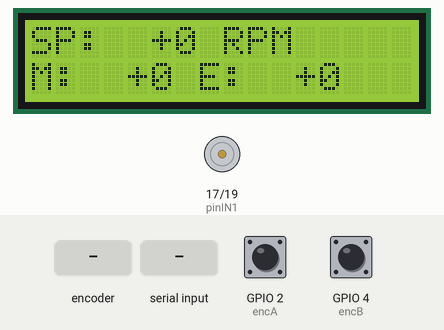
A sketch run on a simulated ESP32. Parts: 16×2 character LCD, motor-driver pin pairs drawn as motors (green arrow = first pin HIGH = forward, orange = second pin HIGH = backward, longer = more drive, scaled by the enable pin). The test bench sets the inputs (shaded band); at power-on: GPIO 2 (encA) HIGH, GPIO 4 (encB) HIGH. What the sketch prints to the serial monitor is not drawn.

Above: at 1.2 s.
1.3 s: rotary encoder on GPIO 2 (encA) / GPIO 4 (encB) turned 2 steps (second pin leading)
At 1.89 s:
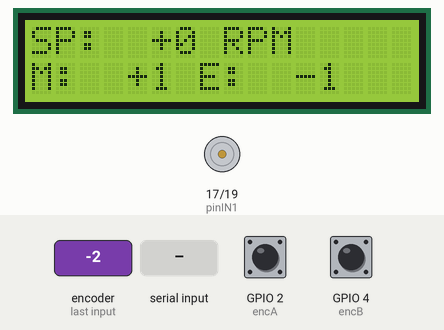
3.5 s: "s90\n" received over Serial
At 3.97 s:
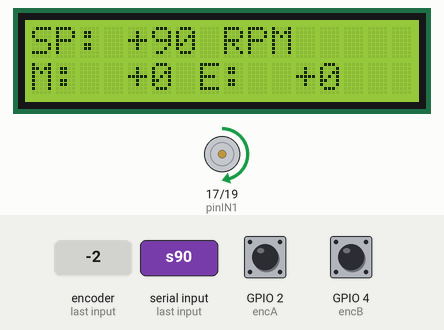
5.3 s: "x90\n" received over Serial
At 6.4 s:
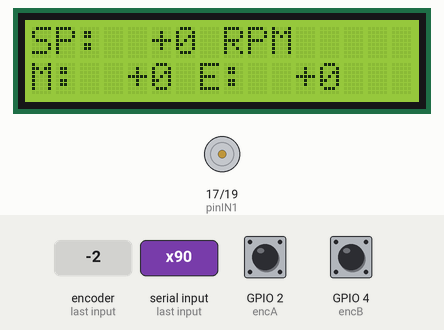
7.0 s: "S90\n" received over Serial
At 8.47 s:
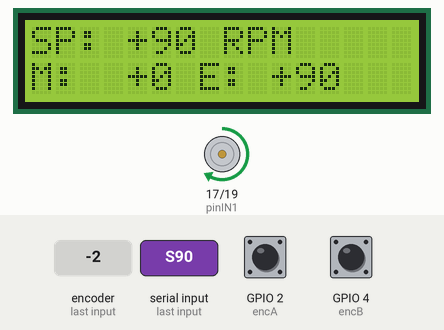
10.0 s: "s,45\n" received over Serial
Timing chart, 0 to 12.5 s (numbered marks = the images above; inputs shaded):
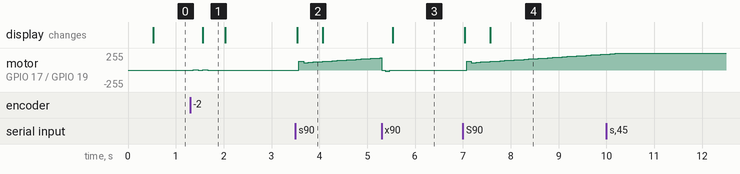

Measured:
- after the input at 1.3 s, motor on GPIO 17 (pinIN1) / GPIO 19 (pinIN2): stopped → forward 1/255 after 0.07 s, → backward 1/255 0.10 s later, → forward 1/255 0.10 s later, → backward 1/255 0.10 s later, … (5 changes in this stretch); the display: changes after 0.27 s (image 1)
- after the input at 3.5 s, motor on GPIO 17 (pinIN1) / GPIO 19 (pinIN2): stopped → forward 129/255 after 0.07 s, → forward 112/255 0.10 s later, → forward 117/255 0.10 s later, → forward 121/255 0.10 s later, … (18 changes in this stretch); the display: changes at once (image 2)
- after the input at 5.3 s, the display: changes after 0.24 s (image 3)
- after the input at 7.0 s, motor on GPIO 17 (pinIN1) / GPIO 19 (pinIN2): stopped → forward 129/255 after 0.08 s, → forward 112/255 0.10 s later, → forward 117/255 0.10 s later, → forward 121/255 0.10 s later, … (30 changes in this stretch); the display: first changes at once (image 4 shows a later state)
- what the display in image 2 shows lasts 0.6 s, from 3.5 s to 4.1 s

The sketch:

challenge_1.ino
```cpp
  /* Updated for ENA, IN1, IN2 wiring - IN2 moved to GPIO18 // cambiado porque 22 está ocupado */
  #include <Arduino.h>

  #include <Wire.h>
  #include <LiquidCrystal_I2C.h>

  // -------------------- CONFIGURACIÓN DE PINES --------------------
  const int pinENA = 18; // PWM -> ENA
  const int pinIN1 = 17; // Dirección 1 -> IN1
  const int pinIN2 = 19; //  Dirección 2 -> IN2

  const int encA = 2;
  const int encB = 4;

  // -------------------- PARÁMETROS DEL ENCODER --------------------
  const unsigned int encoderPPR = 600;

  // -------------------- PID --------------------
  float Kp = 0.9;
  float Ki = 0.4;
  float Kd = 0.02;

  const unsigned long sampleTimeMs = 100;

  // -------------------- LÍMITES DE SETPOINT --------------------
  const int RPM_MAX = 150;
  const int RPM_MIN = -150;

  // -------------------- VARIABLES GLOBALES --------------------
  volatile long encCount = 0;
  float setpointRPM = 0.0;
  float measuredRPM = 0.0;
  float errorRPM = 0.0;
  float integralTerm = 0.0;
  float lastError = 0.0;
  unsigned long lastSampleTime = 0;

  bool waitingForSetpoint = false;
  LiquidCrystal_I2C lcd(0x27, 16, 2);
  String inputBuffer = "";

  void IRAM_ATTR onEncoderA() {
    int b = digitalRead(encB);
    if (b == HIGH) encCount++;
    else encCount--;
  }

  void setupHardware() {
    pinMode(pinIN1, OUTPUT);
    pinMode(pinIN2, OUTPUT);
    pinMode(encA, INPUT_PULLUP);
    pinMode(encB, INPUT_PULLUP);

    const int pwmChannel = 0;
      ledcSetup(pwmChannel, 20000, 8);
    ledcAttachPin(pinENA, pwmChannel);

    attachInterrupt(digitalPinToInterrupt(encA), onEncoderA, CHANGE);

    lcd.init();
    lcd.backlight();

    ledcWrite(pwmChannel, 0);
    digitalWrite(pinIN1, LOW);
    digitalWrite(pinIN2, LOW);
  }

  void emergencyStop() {
    const int pwmChannel = 0;
    ledcWrite(pwmChannel, 0);
    digitalWrite(pinIN1, LOW);
    digitalWrite(pinIN2, LOW);
    setpointRPM = 0.0;
    integralTerm = 0.0;
  }

  float computeRPM(long deltaCounts, unsigned long dtMs) {
    if (dtMs == 0) return 0.0;
    float revs = ((float)deltaCounts) / (float)encoderPPR;
    float rpm = revs * (60000.0f / (float)dtMs);
    return rpm;
  }

  bool parseSignedInt(const String &s, int &outVal) {
    String t = s;
    t.trim();
    if (t.length() == 0) return false;
    int sign = 1;
    int start = 0;
    if (t.charAt(0) == '+') { sign = 1; start = 1; }
    else if (t.charAt(0) == '-') { sign = -1; start = 1; }
    if (start >= t.length()) return false;
    long val = 0;
    for (int i = start; i < t.length(); ++i) {
      char c = t.charAt(i);
      if (c < '0' || c > '9') return false;
      val = val * 10 + (c - '0');
    }
    outVal = (int)(sign * val);
    return true;
  }

  void applyControl(float effort) {
    const int pwmChannel = 0;

    if (effort >= 0) {
      digitalWrite(pinIN1, HIGH);
      digitalWrite(pinIN2, LOW);
    } else {
      digitalWrite(pinIN1, LOW);
      digitalWrite(pinIN2, HIGH);
    }

    float mag = fabs(effort);
    if (mag > 1.0) mag = 1.0;

    int pwmVal = (int)(mag * 255.0);
    ledcWrite(pwmChannel, pwmVal);
  }

  void controlLoop() {
    unsigned long now = millis();
    if (now - lastSampleTime < sampleTimeMs) return;
    unsigned long dt = now - lastSampleTime;
    lastSampleTime = now;

    long countSnapshot;
    noInterrupts();
    countSnapshot = encCount;
    encCount = 0;
    interrupts();

    measuredRPM = computeRPM(countSnapshot, dt);
    errorRPM = setpointRPM - measuredRPM;

    integralTerm += errorRPM * ((float)dt / 1000.0f);
    float integralLimit = 300.0f;
    if (integralTerm > integralLimit) integralTerm = integralLimit;
    if (integralTerm < -integralLimit) integralTerm = -integralLimit;

    float derivative = (errorRPM - lastError) / ((float)dt / 1000.0f);
    float u = Kp * errorRPM + Ki * integralTerm + Kd * derivative;

    float salidaMaxRPM = 200.0f;
    if (u > salidaMaxRPM) u = salidaMaxRPM;
    if (u < -salidaMaxRPM) u = -salidaMaxRPM;

    applyControl(u / salidaMaxRPM);
    lastError = errorRPM;
  }

  void updateLCD() {
    lcd.clear();
    lcd.setCursor(0,0);
    lcd.printf("SP:%+4.0f RPM", setpointRPM);
    lcd.setCursor(0,1);
    lcd.printf("M:%+4.0f E:%+4.0f", measuredRPM, errorRPM);
  }

  void updateSerialStatus() {
    Serial.print("SETPOINT: "); Serial.print((int)setpointRPM);
    Serial.print(" RPM	MED: "); Serial.print((int)measuredRPM);
    Serial.print(" RPM	ERR: "); Serial.println((int)errorRPM);
  }

  void setup() {
    Serial.begin(115200);
    setupHardware();
    Serial.println("Control Motor ENA/IN1/IN2 listo! Presiona 's' o 'x'");
    lastSampleTime = millis();
  }

  void loop() {
    if (Serial.available()) {
      char c = Serial.read();
      if (!waitingForSetpoint) {
        if (c == 's' || c == 'S') {
          waitingForSetpoint = true;
          inputBuffer = "";
          Serial.println("Ingrese setpoint (ej: -120) y ENTER");
        } else if (c == 'x' || c == 'X') {
          Serial.println("PARADA INMEDIATA");
          emergencyStop();
        }
      } else {
        if (c == '\n') {
          int val;
          if (parseSignedInt(inputBuffer, val) && val >= RPM_MIN && val <= RPM_MAX) {
            setpointRPM = val;
            Serial.print("Setpoint OK: "); Serial.println(val);
          } else {
            Serial.println("ERROR: Setpoint inválido");
          }
          waitingForSetpoint = false;
        } else if (c != '\n') {
          inputBuffer += c;
          Serial.print(c);
        }
      }
    }

    controlLoop();

    static unsigned long lastUI = 0;
    unsigned long now = millis();
    if (now - lastUI > 500) {
      updateLCD();
      updateSerialStatus();
      lastUI = now;
    }
  }
```
